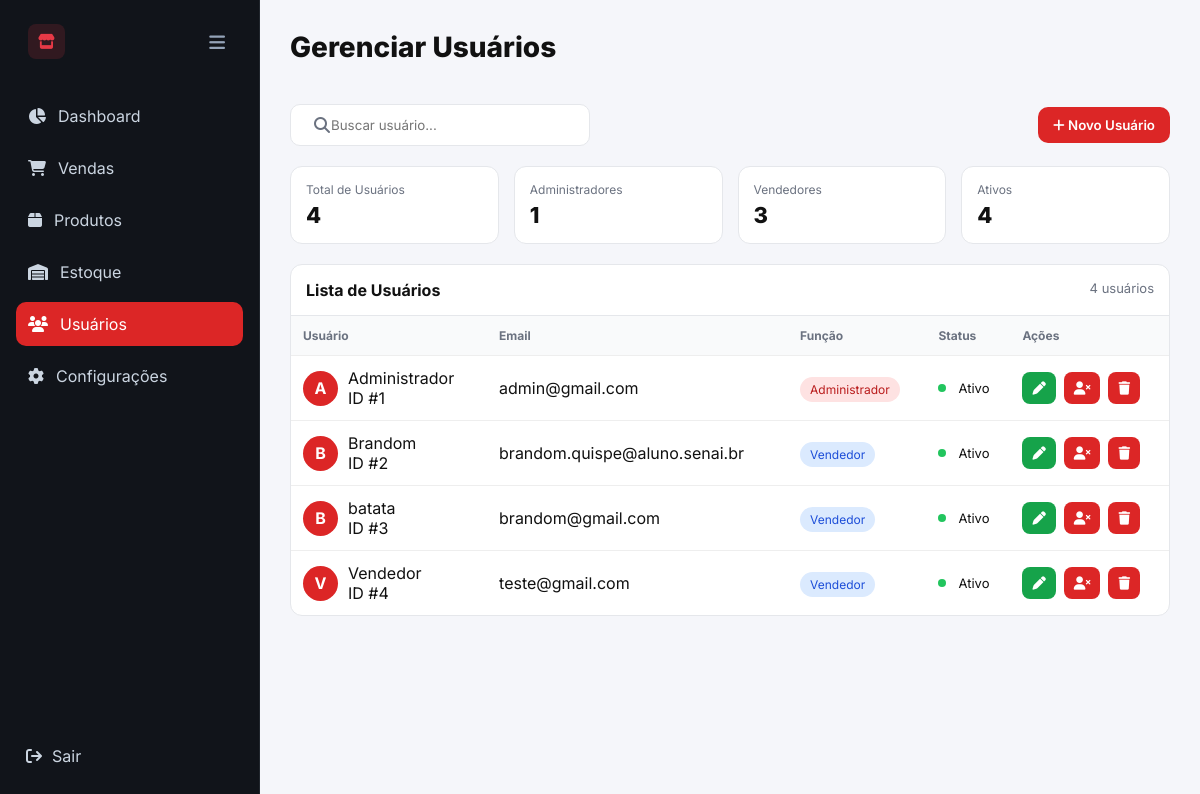
The app's page /usuarios/ (signed in), older data.
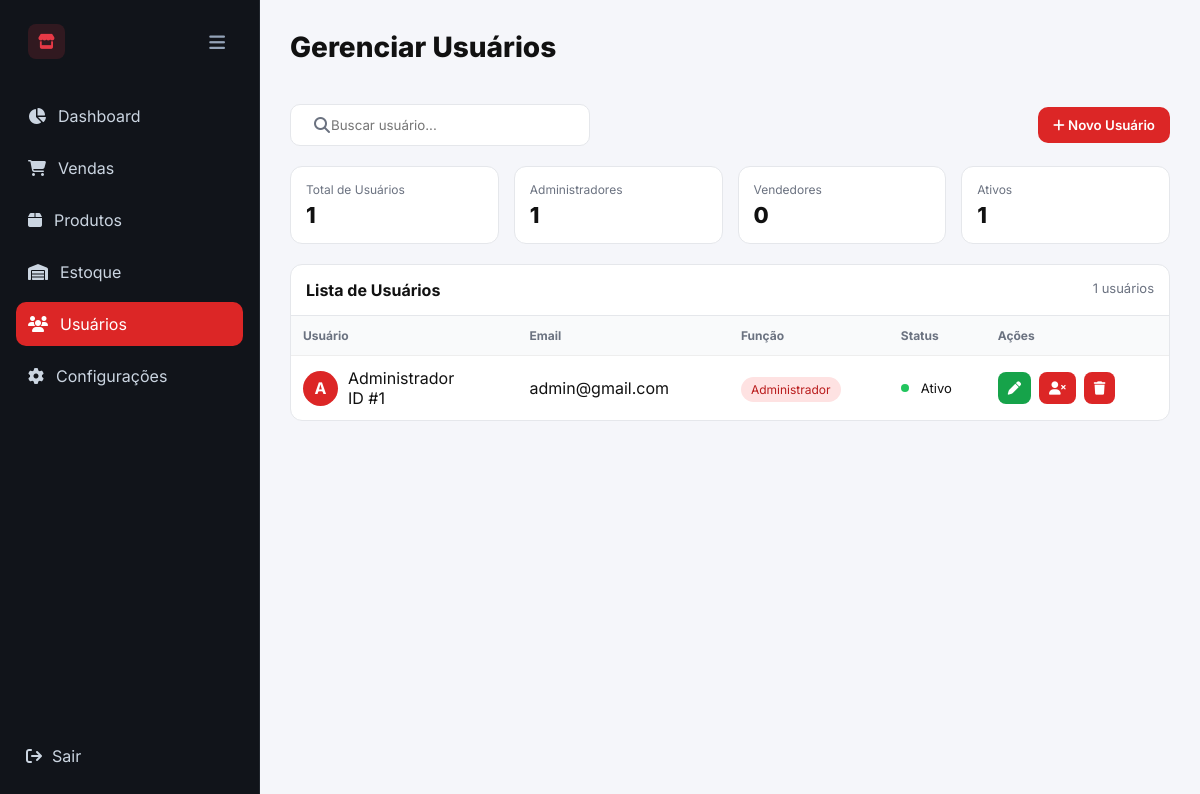
The same page, newer data.
### app/models/usuarios.py (models this page shows)
class Usuario(Base):
    __tablename__ = "usuarios"
    id = Column(Integer, primary_key=True, index=True)
    nome = Column(String, nullable=False)
    email = Column(String, unique=True, nullable=False)
    senha = Column(String, nullable=False)
    role = Column(String, default="vendedor")
    ativo = Column(Boolean, default=True)

### app/routes/usuarios.py (the view)
@router.get("/", response_class=HTMLResponse)
def pagina_usuarios(
    request: Request,
    db: Session = Depends(get_db),
    admin=Depends(get_current_admin)
):
    usuarios = db.query(Usuario).all()
    total_usuarios = len(usuarios)
    total_admins = len([
        u for u in usuarios
        if u.role == "admin"
    ])
    total_vendedores = len([
        u for u in usuarios
        if u.role == "vendedor"
    ])
    total_ativos = len([
        u for u in usuarios
        if u.ativo
    ])
    return templates.TemplateResponse(
        "usuarios.html",
        {
            "request": request,
            "usuarios": usuarios,
            "total_usuarios": total_usuarios,
            "total_admins": total_admins,
            "total_vendedores": total_vendedores,
            "total_ativos": total_ativos
        }
    )

### app/templates/usuarios.html (shortened to what this page needs)
<!DOCTYPE html>
<html lang="pt-BR">
<head>
<link rel="stylesheet" href="/static/css/usuarios.css">
<link rel="stylesheet" href="https://cdnjs.cloudflare.com/ajax/libs/font-awesome/6.4.0/css/all.min.css">
</head>
<body>
<aside class="sidebar" id="sidebar">
<div>
<div class="sidebar-brand">
<div class="brand-left">
<div class="brand-icon">
<i class="fa-solid fa-store"></i>
</div>
</div>
<i class="fa-solid fa-bars toggle-btn" onclick="toggleSidebar()"></i>
</div>
<ul class="menu-list">
<li class="menu-item"><a href="/dashboard"><i class="fa-solid fa-chart-pie"></i><span>Dashboard</span></a></li>
<li class="menu-item"><a href="/vendas"><i class="fa-solid fa-cart-shopping"></i><span>Vendas</span></a></li>
<li class="menu-item"><a href="/produtos"><i class="fa-solid fa-box"></i><span>Produtos</span></a></li>
<li class="menu-item"><a href="/estoque"><i class="fa-solid fa-warehouse"></i><span>Estoque</span></a></li>
<li class="menu-item active"><a href="/usuarios"><i class="fa-solid fa-users"></i><span>Usuários</span></a></li>
<li class="menu-item"><a href="/configuracoes"><i class="fa-solid fa-gear"></i><span>Configurações</span></a></li>
</ul>
</div>
<div class="sidebar-footer">
<a href="/auth/logout">
<i class="fa-solid fa-arrow-right-from-bracket"></i>
<span>Sair</span>
</a>
</div>
</aside>
<main class="main-content">
<div class="container">
<div class="topbar">
<h1 class="title">Gerenciar Usuários</h1>
</div>
<div class="controls-bar">
<div class="search-box">
    <input
        type="text"
        id="searchInput"
        placeholder="Buscar usuário..."
        onkeyup="filtrarUsuarios()"
    />
</div>
<button class="new-user-btn" onclick="abrirModalCriar()">
<i class="fa-solid fa-plus"></i>
Novo Usuário
</button>
</div>
<div class="stats-grid">
<div class="stat-card">
<div class="stat-title">Total de Usuários</div>
<div class="stat-value">{{ usuarios|length }}</div>
</div>
<div class="stat-card">
<div class="stat-title">Administradores</div>
<div class="stat-value">{{ total_admins }}</div>
</div>
<div class="stat-card">
<div class="stat-title">Vendedores</div>
<div class="stat-value">{{ total_vendedores }}</div>
</div>
<div class="stat-card">
<div class="stat-title">Ativos</div>
<div class="stat-value">{{ total_ativos }}</div>
</div>
</div>
<div class="table-card">
<div class="table-header">
<div class="table-title">Lista de Usuários</div>
<div class="table-badge">{{ usuarios|length }} usuários</div>
</div>
<table>
<thead>
<tr>
<th>Usuário</th>
<th>Email</th>
<th>Função</th>
<th>Status</th>
<th>Ações</th>
</tr>
</thead>
<tbody>
{% for usuario in usuarios %}
<tr>
<td>
<div class="user-info">
<div class="avatar">
{{ usuario.nome[:1].upper() }}
</div>
<div>
<div class="user-name">{{ usuario.nome }}</div>
<div class="user-id">ID #{{ usuario.id }}</div>
</div>
</div>
</td>
<td>{{ usuario.email }}</td>
<td>
{% if usuario.role == "admin" %}
<span class="role admin">Administrador</span>
{% else %}
<span class="role vendedor">Vendedor</span>
{% endif %}
</td>
<td>
{% if usuario.ativo %}
<span class="status"><span class="status-dot active-dot"></span>Ativo</span>
{% else %}
<span class="status"><span class="status-dot inactive-dot"></span>Inativo</span>
{% endif %}
</td>
<td>
<div class="actions">
<button class="action-btn btn-enable"
onclick="abrirModalEditar('{{ usuario.id }}','{{ usuario.nome }}','{{ usuario.email }}','{{ usuario.role }}')">
<i class="fa-solid fa-pen"></i>
</button>
{% if usuario.ativo %}
<form action="/usuarios/desativar/{{ usuario.id }}" method="POST">
<button type="submit" class="action-btn btn-disable">
<i class="fa-solid fa-user-xmark"></i>
</button>
</form>
{% else %}
<form action="/usuarios/ativar/{{ usuario.id }}" method="POST">
<button type="submit" class="action-btn btn-enable">
<i class="fa-solid fa-user-check"></i>
</button>
</form>
{% endif %}
<form action="/usuarios/excluir/{{ usuario.id }}"
method="POST"
onsubmit="abrirConfirmacao(event, this)">
<button type="submit" class="action-btn btn-disable">
<i class="fa-solid fa-trash"></i>
</button>
</form>
</div>
</td>
</tr>
{% endfor %}
</tbody>
</table>
</div>
</div>
</main>
</body>
</html>

Row changes from the older to the newer data that the page shows:
removed Usuario: nome "B", nome "Brandom", id "2", email "brandom.quispe@aluno.senai.br", role "Vendedor", ativo True (drawn)
removed Usuario: nome "B", nome "batata", id "3", email "brandom@gmail.com", role "Vendedor", ativo True (drawn)
removed Usuario: nome "V", nome "Vendedor", id "4", email "teste@gmail.com", role "Vendedor", ativo True (drawn)
Text that changed along with them:
{{ usuarios|length }}: "4" → "1"
{{ total_vendedores }}: "3" → "0"
{{ total_ativos }}: "4" → "1"
